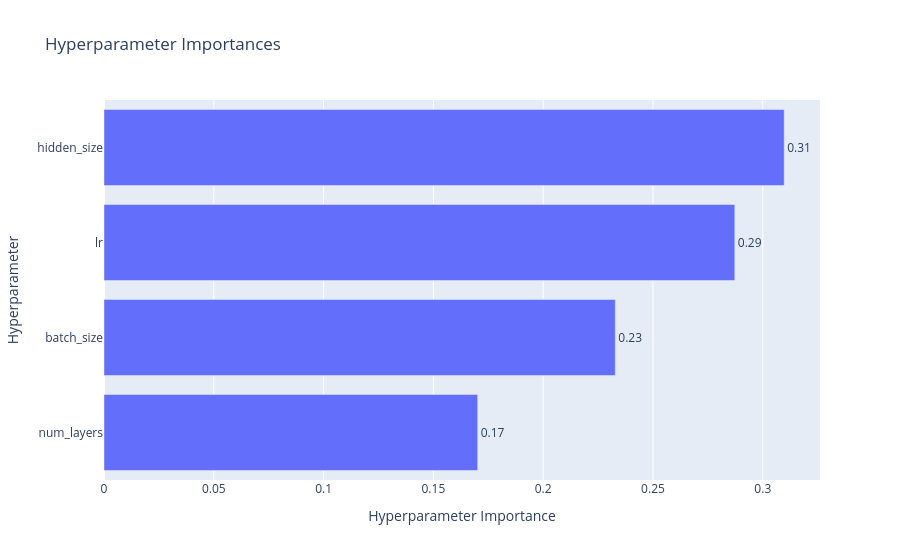

Notebook source saved alongside this figure:
### Code cell
vis.plot_param_importances(study)

### Figure 1 — Plotly figure (JSON) as saved in the notebook; plotly's stock layout.template omitted (floating-point values rounded to 4 significant figures)
{"data": [{"cliponaxis": false, "hovertemplate": ["num_layers (IntDistribution): 0.1701676253082642<extra></extra>", "batch_size (CategoricalDistribution): 0.23282730074733285<extra></extra>", "lr (FloatDistribution): 0.28725198453937256<extra></extra>", "hidden_size (IntDistribution): 0.3097530894050304<extra></extra>"], "name": "Objective Value", "orientation": "h", "text": ["0.17", "0.23", "0.29", "0.31"], "textposition": "outside", "type": "bar", "x": [0.1702, 0.2328, 0.2873, 0.3098], "y": ["num_layers", "batch_size", "lr", "hidden_size"]}], "layout": {"title": {"text": "Hyperparameter Importances"}, "xaxis": {"title": {"text": "Hyperparameter Importance"}}, "yaxis": {"title": {"text": "Hyperparameter"}}}}
